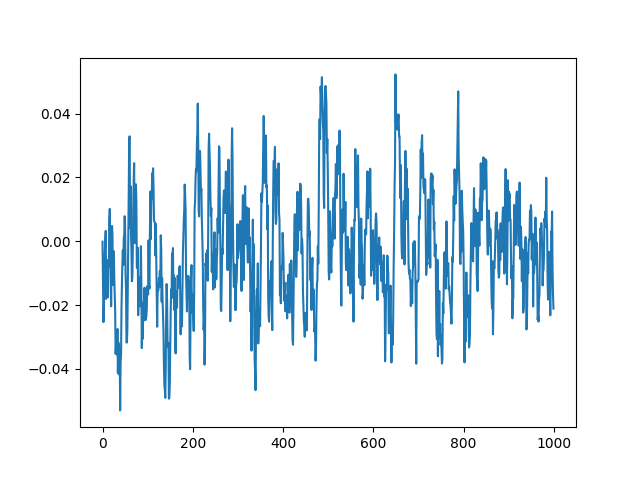

Source code (Python):
import matplotlib.pyplot as plt
import numpy as np
from noise import OUNoise
# 生成一组示例数据，这里以正态分布为例
OUGen = OUNoise(shape=(1000,1000), theta = 0.15, mu=0, sigma=0.01)
GaussianNoise = np.random.randn(1000)
data = OUGen.gen_noise()[:, 0]

# 绘制直方图
plt.plot(range(1000), data)
plt.show()
plt.savefig('test.png')
plt.close()

# # 绘制核密度估计图
# plt.figure(figsize=(10, 5))
# plt.hist(data, bins=30, density=True, alpha=0.5, color='blue', edgecolor='black')
# plt.title('Histogram and Kernel Density Estimation of Data Distribution')
# plt.xlabel('Value')
# plt.ylabel('Density')

# # 绘制核密度估计曲线
# density, bins, _ = plt.hist(data, bins=30, density=True, alpha=0)
# plt.plot(bins, 1/(np.std(data) * np.sqrt(2 * np.pi)) * np.exp( - (bins - np.mean(data))**2 / (2 * np.std(data)**2) ), color='red', linewidth=2)
# plt.legend(['Kernel Density Estimation', 'Histogram'])
# plt.grid(True)
# plt.show()
# plt.savefig('kernel.png')
# plt.close()
